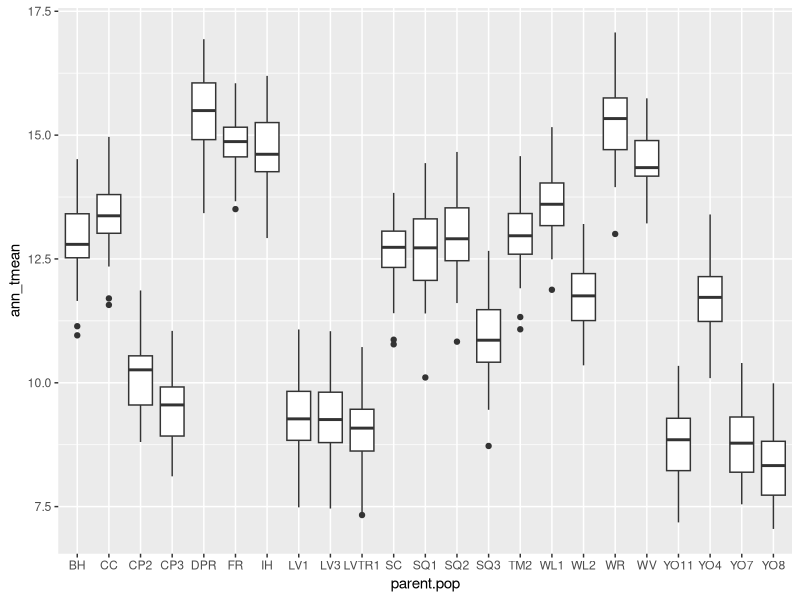
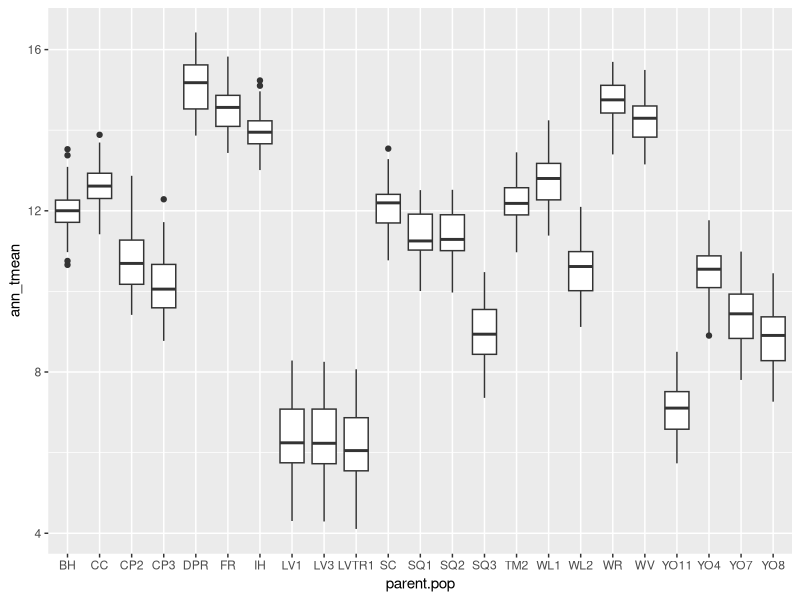
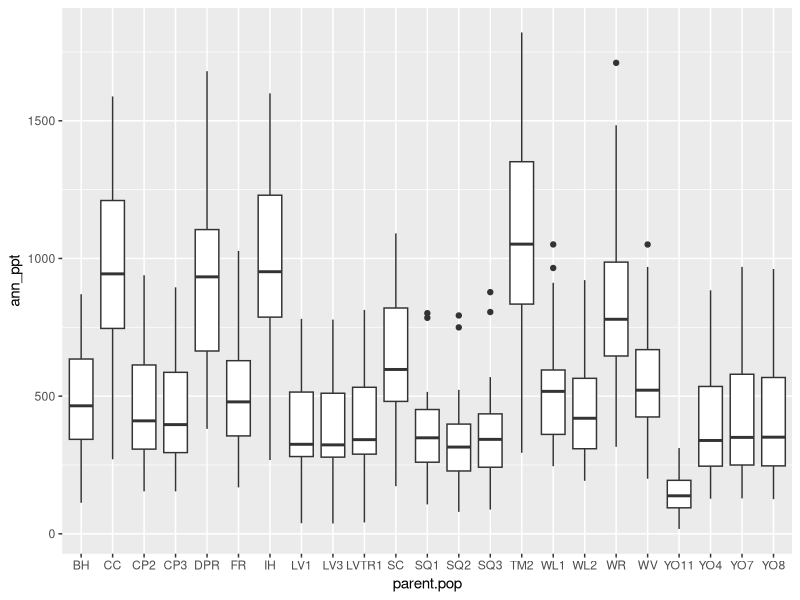
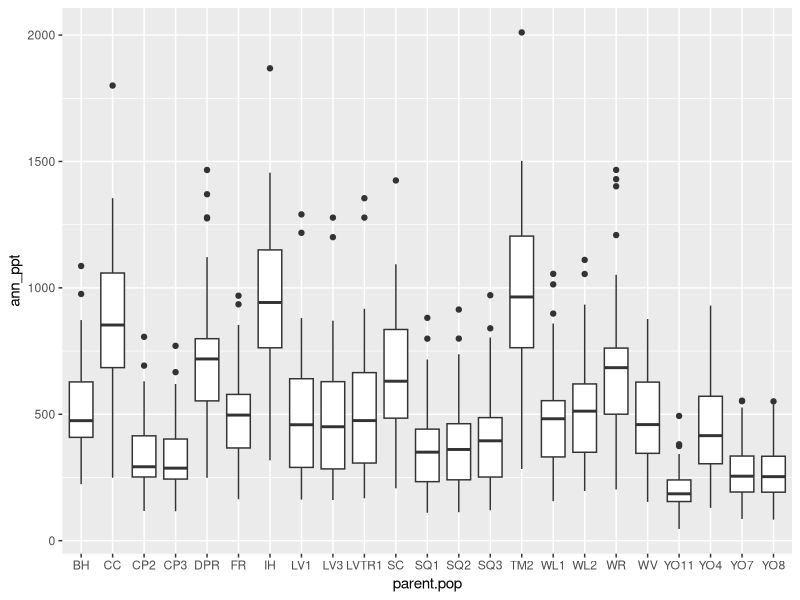
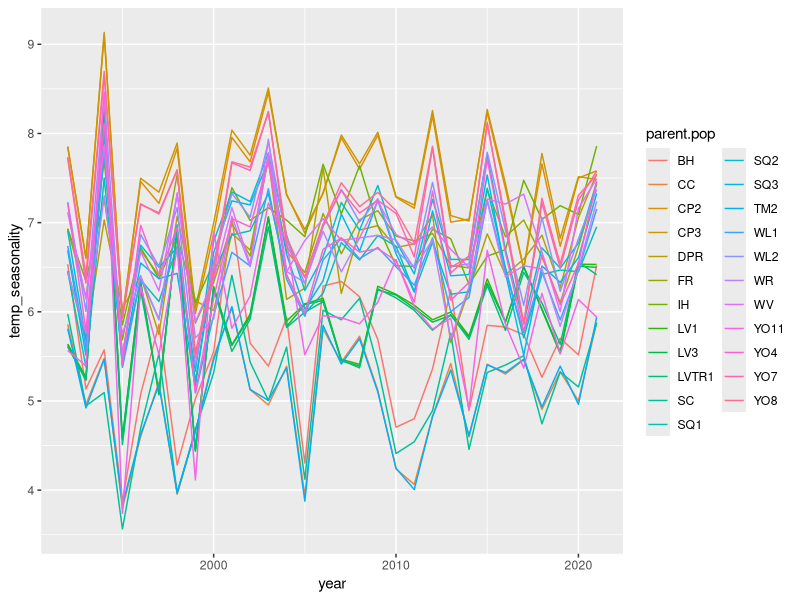
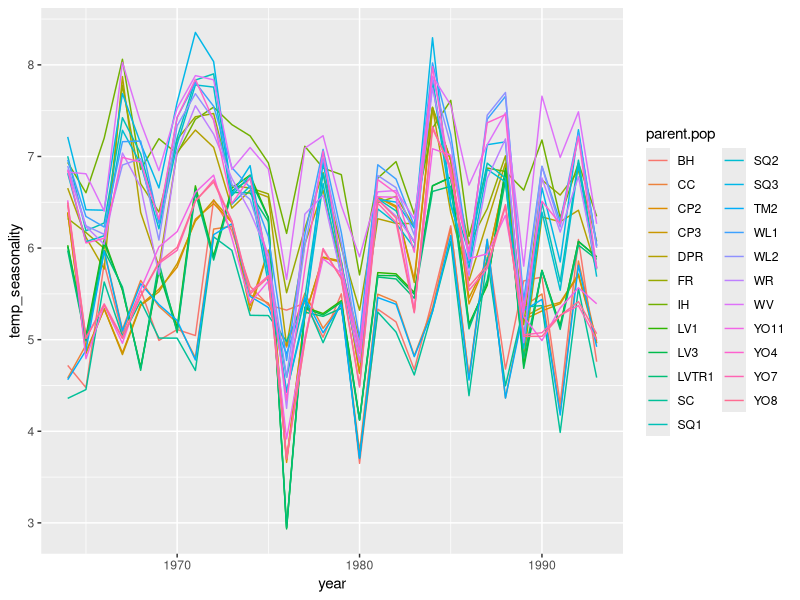
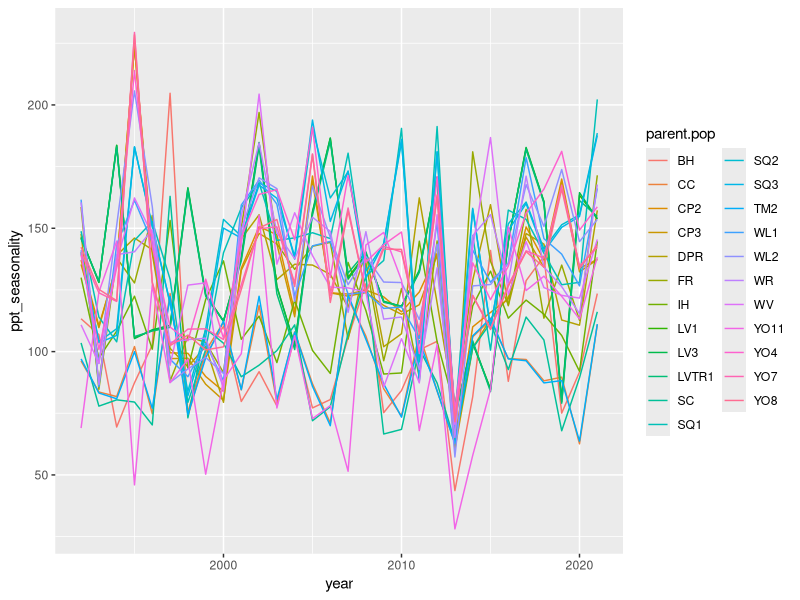
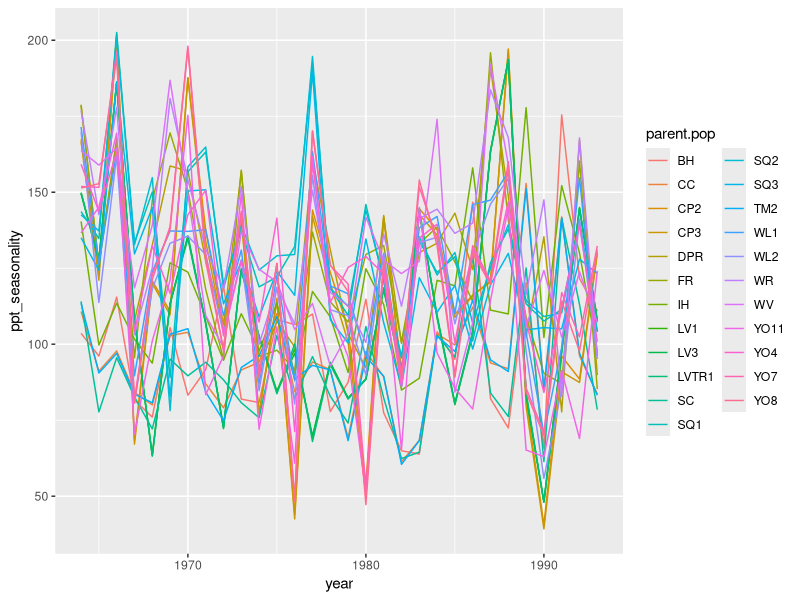

Generate these figures, in order, with R:
## ---- chunk 1
knitr::opts_chunk$set(echo = TRUE)
## ---- chunk 2
library(raster)
library(tidyverse)
library(conflicted)
conflicts_prefer(dplyr::select())
conflicts_prefer(dplyr::filter)
library(ggrepel)
library(cowplot)
library(gridExtra)
library(corrplot) #plotting correlations 
library(rstatix) #performing cor_test

sem <- function(x, na.rm=FALSE) {
  sd(x,na.rm=na.rm)/sqrt(length(na.omit(x)))
} #standard error function 

get_legend<-function(myggplot){
  tmp <- ggplot_gtable(ggplot_build(myggplot))
  leg <- which(sapply(tmp$grobs, function(x) x$name) == "guide-box")
  legend <- tmp$grobs[[leg]]
  return(legend)
} #legend function for grid_arrange

elev_three_palette <- c("#0043F0", "#C9727F", "#F5A540") #colors from Gremer et al 2019
elev_order <- c("High", "Mid", "Low")
## ---- chunk 3
flint_recent_grwseason <- read_csv("../output/Climate/flint_climate_growthseason_recent.csv") %>%
  dplyr::select(month, parent.pop:tmx)
head(flint_recent_grwseason, 12)
flint_recent_grwseason %>% filter(parent.pop=="DPR")

flint_historical_grwseason <- read_csv("../output/Climate/flint_climate_growthseason_historical.csv") %>%
  dplyr::select(month, parent.pop:tmx)
head(flint_historical_grwseason, 12)
## ---- chunk 4
bioclim_recent_meantemp_prep <- flint_recent_grwseason %>% 
  mutate(tavg = (tmn + tmx)/2, t_diurnal = (tmx-tmn))
## ---- chunk 5
recent_wettest_month <- bioclim_recent_meantemp_prep %>%  #there's one wettest month per pop/year
  group_by(parent.pop, elevation.group, elev_m, year) %>% 
  slice_max(ppt)

recent_driest_month <- bioclim_recent_meantemp_prep %>%  #there's more than one driest month for some pops and years 
  group_by(parent.pop, elevation.group, elev_m, year) %>% 
  slice_min(ppt)

recent_warmest_month <- bioclim_recent_meantemp_prep %>% #there's more than one warmest month for 1 pop/year
  group_by(parent.pop, elevation.group, elev_m, year) %>% 
  slice_max(tavg)

recent_coldest_month <- bioclim_recent_meantemp_prep %>% #there's one coldest month per pop/year
  group_by(parent.pop, elevation.group, elev_m, year) %>% 
  slice_min(tavg)
## ---- chunk 6
bioclim_recent_calc <- bioclim_recent_meantemp_prep %>% 
  group_by(parent.pop, elevation.group, elev_m, year) %>% 
  summarise(ann_tmean=mean(tavg),  #Bio1 - Annual Mean Temperature
            mean_diurnal_range=mean(t_diurnal), #Bio2 - Mean Diurnal Range
            temp_seasonality=sd(tavg), #Bio4 - Temperature Seasonality
            temp_ann_range=(max(tmx))-(min(tmn)), #bio7 - temp annual range
            ann_ppt=sum(ppt), #bio12 - annual precip
            ppt_seasonality=cv(ppt+1)) #bio15 - Precipitation Seasonality (+1 to avoid strange CVs for areas where mean rainfaill is < 1)
bioclim_recent_calc
## ---- chunk 7
#bio8 = tmean_wettest_month
bio8_recent <- recent_wettest_month %>% 
  dplyr::select(parent.pop, elevation.group, elev_m, year, tmean_wettest_month=tavg)

#bio9 = tmean_driest_month
bio9_recent <- recent_driest_month %>% 
  group_by(parent.pop, elevation.group, elev_m, year) %>% 
  summarise(tmean_driest_month=mean(tavg)) #taking the average b/c some years where there are multiple driest months 

bio8_9_recent <- full_join(bio8_recent, bio9_recent)

#bio18 = ppt_warmest_month
bio18_recent <- recent_warmest_month %>% 
  group_by(parent.pop, elevation.group, elev_m, year) %>% 
  summarise(ppt_warmest_month=mean(ppt)) #taking the avg b/c more than one warmest month for one pop/year

#bio19 = ppt_coldest_month
bio19_recent <- recent_wettest_month %>% 
  dplyr::select(parent.pop, elevation.group, elev_m, year, ppt_coldest_month=ppt)

bio18_19_recent <- full_join(bio18_recent, bio19_recent)

all_periods_recent <- full_join(bio8_9_recent, bio18_19_recent)
## ---- chunk 8
bioclim_recent <- full_join(bioclim_recent_calc, all_periods_recent)
summary(bioclim_recent)
write_csv(bioclim_recent, "../output/Climate/BioClim_growthseason_Recent.csv")
## ---- chunk 9
bioclim_historical_meantemp_prep <- flint_historical_grwseason %>% 
  mutate(tavg = (tmn + tmx)/2, t_diurnal = (tmx-tmn))
## ---- chunk 10
historical_wettest_month <- bioclim_historical_meantemp_prep %>%  
  group_by(parent.pop, elevation.group, elev_m, year) %>% 
  slice_max(ppt)

historical_driest_month <- bioclim_historical_meantemp_prep %>%  #there's more than one driest month for some pops and years 
  group_by(parent.pop, elevation.group, elev_m, year) %>% 
  slice_min(ppt)

historical_warmest_month <- bioclim_historical_meantemp_prep %>% #there's one warmest month per pop/year
  group_by(parent.pop, elevation.group, elev_m, year) %>% 
  slice_max(tavg)

historical_coldest_month <- bioclim_historical_meantemp_prep %>% #there's one coldest month per pop/year
  group_by(parent.pop, elevation.group, elev_m, year) %>% 
  slice_min(tavg)
## ---- chunk 11
bioclim_historical_calc <- bioclim_historical_meantemp_prep %>% 
  group_by(parent.pop, elevation.group, elev_m, year) %>% 
  summarise(ann_tmean=mean(tavg),  #Bio1 - Annual Mean Temperature
            mean_diurnal_range=mean(t_diurnal), #Bio2 - Mean Diurnal Range
            temp_seasonality=sd(tavg), #Bio4 - Temperature Seasonality
            temp_ann_range=(max(tmx))-(min(tmn)), #bio7 - temp annual range
            ann_ppt=sum(ppt), #bio12 - annual precip
            ppt_seasonality=cv(ppt+1)) #bio15 - Precipitation Seasonality (+1 to avoid strange CVs for areas where mean rainfaill is < 1)
bioclim_historical_calc
## ---- chunk 12
#bio8 = tmean_wettest_month
bio8_historical <- historical_wettest_month %>% 
  dplyr::select(parent.pop, elevation.group, elev_m, year, tmean_wettest_month=tavg)

#bio9 = tmean_driest_month
bio9_historical <- historical_driest_month %>% 
  group_by(parent.pop, elevation.group, elev_m, year) %>% 
  summarise(tmean_driest_month=mean(tavg)) #taking the average b/c some years where there are multiple driest months 

bio8_9_historical <- full_join(bio8_historical, bio9_historical)

#bio18 = ppt_warmest_month
bio18_historical <- historical_warmest_month %>% 
  dplyr::select(parent.pop, elevation.group, elev_m, year, ppt_warmest_month=ppt)

#bio19 = ppt_coldest_month
bio19_historical <- historical_wettest_month %>% 
  dplyr::select(parent.pop, elevation.group, elev_m, year, ppt_coldest_month=ppt)

bio18_19_historical <- full_join(bio18_historical, bio19_historical)

all_periods_historical <- full_join(bio8_9_historical, bio18_19_historical)
## ---- chunk 13
bioclim_historical <- full_join(bioclim_historical_calc, all_periods_historical)
summary(bioclim_historical)
write_csv(bioclim_historical, "../output/Climate/BioClim_growthseason_Historical.csv")
## ---- chunk 14
bioclim_recent %>% ggplot(aes(x=parent.pop, y=ann_tmean)) + geom_boxplot()
bioclim_historical %>% ggplot(aes(x=parent.pop, y=ann_tmean)) + geom_boxplot()

bioclim_recent %>% ggplot(aes(x=parent.pop, y=ann_ppt)) + geom_boxplot() #seemingly more variation in ppt across years than temperature 
bioclim_historical %>% ggplot(aes(x=parent.pop, y=ann_ppt)) + geom_boxplot()

bioclim_recent %>% ggplot(aes(x=year, y=temp_seasonality, group=parent.pop, color=parent.pop)) + geom_line()
bioclim_historical %>% ggplot(aes(x=year, y=temp_seasonality, group=parent.pop, color=parent.pop)) + geom_line()

bioclim_recent %>% ggplot(aes(x=year, y=ppt_seasonality, group=parent.pop, color=parent.pop)) + geom_line()
bioclim_historical %>% ggplot(aes(x=year, y=ppt_seasonality, group=parent.pop, color=parent.pop)) + geom_line()
## ---- chunk 15
bioclim_recent_avgs <- bioclim_recent %>% group_by(parent.pop, elevation.group, elev_m) %>%
  summarise_at(c("ann_tmean", "mean_diurnal_range", "temp_seasonality", "temp_ann_range", "tmean_wettest_month", "tmean_driest_month", "ann_ppt", "ppt_seasonality","ppt_warmest_month", "ppt_coldest_month"), c(mean, sem), na.rm = TRUE) 
names(bioclim_recent_avgs) <- gsub("fn2", "sem", colnames(bioclim_recent_avgs))
names(bioclim_recent_avgs) <-gsub("fn1", "avg", colnames(bioclim_recent_avgs))
bioclim_recent_avgs
#write_csv(bioclim_recent_avgs, "../output/Climate/growthseason_BioClimAvgs_Recent.csv")

bioclim_recent_avgs %>% ggplot(aes(x=fct_reorder(parent.pop, ann_tmean_avg), y=ann_tmean_avg, fill=elev_m)) + 
  geom_col(width = 0.7,position = position_dodge(0.75)) + 
  geom_errorbar(aes(ymin=ann_tmean_avg-ann_tmean_sem,ymax=ann_tmean_avg+ann_tmean_sem),width=.2, position = position_dodge(0.75)) +
  scale_y_continuous(expand = c(0, 0)) +
  scale_fill_gradient(low = "#F5A540", high = "#0043F0") +
  labs(fill="Elevation (m)", y="Avg Annual Mean Temp", x="Population", title ="Recent Climate - Growth Season") +
  theme_classic() +
  theme(text=element_text(size=25), axis.text.x = element_text(angle = 45,  hjust = 1))
ggsave("../output/Climate/growthseason_AnnMeanTmp_RecentClim.png", width = 12, height = 6, units = "in")

bioclim_recent_avgs %>% ggplot(aes(x=fct_reorder(parent.pop, mean_diurnal_range_avg), y=mean_diurnal_range_avg, fill=elev_m)) + 
  geom_col(width = 0.7,position = position_dodge(0.75)) + 
  geom_errorbar(aes(ymin=mean_diurnal_range_avg-mean_diurnal_range_sem,ymax=mean_diurnal_range_avg+mean_diurnal_range_sem),width=.2, position = position_dodge(0.75)) +
  scale_y_continuous(expand = c(0, 0)) +
  scale_fill_gradient(low = "#F5A540", high = "#0043F0") +
  labs(fill="Elevation (m)", y="Avg Diurnal Range", x="Population", title ="Recent Climate - Growth Season") +
  theme_classic() +
  theme(text=element_text(size=25), axis.text.x = element_text(angle = 45,  hjust = 1))
ggsave("../output/Climate/growthseason_DiurnalRange_RecentClim.png", width = 12, height = 6, units = "in")

bioclim_recent_avgs %>% ggplot(aes(x=fct_reorder(parent.pop, temp_seasonality_avg), y=temp_seasonality_avg, fill=elev_m)) + 
  geom_col(width = 0.7,position = position_dodge(0.75)) + 
  geom_errorbar(aes(ymin=temp_seasonality_avg-temp_seasonality_sem,ymax=temp_seasonality_avg+temp_seasonality_sem),width=.2, position = position_dodge(0.75)) +
  scale_y_continuous(expand = c(0, 0)) +
  scale_fill_gradient(low = "#F5A540", high = "#0043F0") +
  labs(fill="Elevation (m)",  x="Population", title ="Recent Climate - Growth Season") +
  theme_classic() +
  theme(text=element_text(size=25), axis.text.x = element_text(angle = 45,  hjust = 1))
ggsave("../output/Climate/growthseason_TempSeasonality_RecentClim.png", width = 12, height = 6, units = "in")

bioclim_recent_avgs %>% ggplot(aes(x=fct_reorder(parent.pop, temp_ann_range_avg), y=temp_ann_range_avg, fill=elev_m)) + 
  geom_col(width = 0.7,position = position_dodge(0.75)) + 
  geom_errorbar(aes(ymin=temp_ann_range_avg-temp_ann_range_sem,ymax=temp_ann_range_avg+temp_ann_range_sem),width=.2, position = position_dodge(0.75)) +
  scale_y_continuous(expand = c(0, 0)) +
  scale_fill_gradient(low = "#F5A540", high = "#0043F0") +
  labs(fill="Elevation (m)",  x="Population", title ="Recent Climate - Growth Season") +
  theme_classic() +
  theme(text=element_text(size=25), axis.text.x = element_text(angle = 45,  hjust = 1))
ggsave("../output/Climate/growthseason_AnnTmpRange_RecentClim.png", width = 12, height = 6, units = "in")

bioclim_recent_avgs %>% ggplot(aes(x=fct_reorder(parent.pop, tmean_wettest_month_avg), y=tmean_wettest_month_avg, fill=elev_m)) + 
  geom_col(width = 0.7,position = position_dodge(0.75)) + 
  geom_errorbar(aes(ymin=tmean_wettest_month_avg-tmean_wettest_month_sem,ymax=tmean_wettest_month_avg+tmean_wettest_month_sem),width=.2, position = position_dodge(0.75)) +
  scale_y_continuous(expand = c(0, 0)) +
  scale_fill_gradient(low = "#F5A540", high = "#0043F0") +
  labs(fill="Elevation (m)",  x="Population", title ="Recent Climate - Growth Season") +
  theme_classic() +
  theme(text=element_text(size=25), axis.text.x = element_text(angle = 45,  hjust = 1))
ggsave("../output/Climate/growthseason_TmpMeanWet_RecentClim.png", width = 12, height = 6, units = "in")

bioclim_recent_avgs %>% ggplot(aes(x=fct_reorder(parent.pop, tmean_driest_month_avg), y=tmean_driest_month_avg, fill=elev_m)) + 
  geom_col(width = 0.7,position = position_dodge(0.75)) + 
  geom_errorbar(aes(ymin=tmean_driest_month_avg-tmean_driest_month_sem,ymax=tmean_driest_month_avg+tmean_driest_month_sem),width=.2, position = position_dodge(0.75)) +
  scale_y_continuous(expand = c(0, 0)) +
  scale_fill_gradient(low = "#F5A540", high = "#0043F0") +
  labs(fill="Elevation (m)",  x="Population", title ="Recent Climate - Growth Season") +
  theme_classic() +
  theme(text=element_text(size=25), axis.text.x = element_text(angle = 45,  hjust = 1))
ggsave("../output/Climate/growthseason_TmpMeanDry_RecentClim.png", width = 12, height = 6, units = "in")

bioclim_recent_avgs %>% ggplot(aes(x=fct_reorder(parent.pop, ann_ppt_avg), y=ann_ppt_avg, fill=elev_m)) + 
  geom_col(width = 0.7,position = position_dodge(0.75)) + 
  geom_errorbar(aes(ymin=ann_ppt_avg-ann_ppt_sem,ymax=ann_ppt_avg+ann_ppt_sem),width=.2, position = position_dodge(0.75)) +
  scale_y_continuous(expand = c(0, 0)) +
  scale_fill_gradient(low = "#F5A540", high = "#0043F0") +
  labs(fill="Elevation (m)",  x="Population", title ="Recent Climate - Growth Season") +
  theme_classic() +
  theme(text=element_text(size=25), axis.text.x = element_text(angle = 45,  hjust = 1))
ggsave("../output/Climate/growthseason_AnnPPT_RecentClim.png", width = 12, height = 6, units = "in")

bioclim_recent_avgs %>% ggplot(aes(x=fct_reorder(parent.pop, ppt_seasonality_avg), y=ppt_seasonality_avg, fill=elev_m)) + 
  geom_col(width = 0.7,position = position_dodge(0.75)) + 
  geom_errorbar(aes(ymin=ppt_seasonality_avg-ppt_seasonality_sem,ymax=ppt_seasonality_avg+ppt_seasonality_sem),width=.2, position = position_dodge(0.75)) +
  scale_y_continuous(expand = c(0, 0)) +
  scale_fill_gradient(low = "#F5A540", high = "#0043F0") +
  labs(fill="Elevation (m)",  x="Population", title ="Recent Climate - Growth Season") +
  theme_classic() +
  theme(text=element_text(size=25), axis.text.x = element_text(angle = 45,  hjust = 1))
ggsave("../output/Climate/growthseason_PPTSeasonality_RecentClim.png", width = 12, height = 6, units = "in")

bioclim_recent_avgs %>% ggplot(aes(x=fct_reorder(parent.pop, ppt_warmest_month_avg), y=ppt_warmest_month_avg, fill=elev_m)) + 
  geom_col(width = 0.7,position = position_dodge(0.75)) + 
  geom_errorbar(aes(ymin=ppt_warmest_month_avg-ppt_warmest_month_sem,ymax=ppt_warmest_month_avg+ppt_warmest_month_sem),width=.2, position = position_dodge(0.75)) +
  scale_y_continuous(expand = c(0, 0)) +
  scale_fill_gradient(low = "#F5A540", high = "#0043F0") +
  labs(fill="Elevation (m)",  x="Population", title ="Recent Climate - Growth Season") +
  theme_classic() +
  theme(text=element_text(size=25), axis.text.x = element_text(angle = 45,  hjust = 1))
ggsave("../output/Climate/growthseason_PPTWarm_RecentClim.png", width = 12, height = 6, units = "in")

bioclim_recent_avgs %>% ggplot(aes(x=fct_reorder(parent.pop, ppt_coldest_month_avg), y=ppt_coldest_month_avg, fill=elev_m)) + 
  geom_col(width = 0.7,position = position_dodge(0.75)) + 
  geom_errorbar(aes(ymin=ppt_coldest_month_avg-ppt_coldest_month_sem,ymax=ppt_coldest_month_avg+ppt_coldest_month_sem),width=.2, position = position_dodge(0.75)) +
  scale_y_continuous(expand = c(0, 0)) +
  scale_fill_gradient(low = "#F5A540", high = "#0043F0") +
  labs(fill="Elevation (m)",  x="Population", title ="Recent Climate - Growth Season") +
  theme_classic() +
  theme(text=element_text(size=25), axis.text.x = element_text(angle = 45,  hjust = 1))
ggsave("../output/Climate/growthseason_PPTCold_RecentClim.png", width = 12, height = 6, units = "in")
## ---- chunk 16
names(bioclim_historical)
bioclim_historical_avgs <- bioclim_historical %>% group_by(parent.pop, elevation.group, elev_m) %>%
  summarise_at(c("ann_tmean", "mean_diurnal_range", "temp_seasonality", "temp_ann_range", "tmean_wettest_month", "tmean_driest_month", "ann_ppt", "ppt_seasonality","ppt_warmest_month", "ppt_coldest_month"), c(mean, sem), na.rm = TRUE) 
names(bioclim_historical_avgs) <- gsub("fn2", "sem", colnames(bioclim_historical_avgs))
names(bioclim_historical_avgs) <-gsub("fn1", "avg", colnames(bioclim_historical_avgs))
bioclim_historical_avgs
#write_csv(bioclim_historical_avgs, "../output/Climate/growthseason_BioClimAvgs_Historical.csv")

bioclim_historical_avgs %>% ggplot(aes(x=fct_reorder(parent.pop, ann_tmean_avg), y=ann_tmean_avg, fill=elev_m)) + 
  geom_col(width = 0.7,position = position_dodge(0.75)) + 
  geom_errorbar(aes(ymin=ann_tmean_avg-ann_tmean_sem,ymax=ann_tmean_avg+ann_tmean_sem),width=.2, position = position_dodge(0.75)) +
  scale_y_continuous(expand = c(0, 0)) +
  scale_fill_gradient(low = "#F5A540", high = "#0043F0") +
  labs(fill="Elevation (m)", y="Avg Annual Mean Temp", x="Population", title ="Historical Climate - Growth Season") +
  theme_classic() +
  theme(text=element_text(size=25), axis.text.x = element_text(angle = 45,  hjust = 1))
ggsave("../output/Climate/growthseason_AnnMeanTmp_HistoricalClim.png", width = 12, height = 6, units = "in")

bioclim_historical_avgs %>% ggplot(aes(x=fct_reorder(parent.pop, mean_diurnal_range_avg), y=mean_diurnal_range_avg, fill=elev_m)) + 
  geom_col(width = 0.7,position = position_dodge(0.75)) + 
  geom_errorbar(aes(ymin=mean_diurnal_range_avg-mean_diurnal_range_sem,ymax=mean_diurnal_range_avg+mean_diurnal_range_sem),width=.2, position = position_dodge(0.75)) +
  scale_y_continuous(expand = c(0, 0)) +
  scale_fill_gradient(low = "#F5A540", high = "#0043F0") +
  labs(fill="Elevation (m)", y="Avg Diurnal Range", x="Population", title ="Historical Climate - Growth Season") +
  theme_classic() +
  theme(text=element_text(size=25), axis.text.x = element_text(angle = 45,  hjust = 1))
ggsave("../output/Climate/growthseason_DiurnalRange_HistoricalClim.png", width = 12, height = 6, units = "in")

bioclim_historical_avgs %>% ggplot(aes(x=fct_reorder(parent.pop, temp_seasonality_avg), y=temp_seasonality_avg, fill=elev_m)) + 
  geom_col(width = 0.7,position = position_dodge(0.75)) + 
  geom_errorbar(aes(ymin=temp_seasonality_avg-temp_seasonality_sem,ymax=temp_seasonality_avg+temp_seasonality_sem),width=.2, position = position_dodge(0.75)) +
  scale_y_continuous(expand = c(0, 0)) +
  scale_fill_gradient(low = "#F5A540", high = "#0043F0") +
  labs(fill="Elevation (m)",  x="Population", title ="Historical Climate - Growth Season") +
  theme_classic() +
  theme(text=element_text(size=25), axis.text.x = element_text(angle = 45,  hjust = 1))
ggsave("../output/Climate/growthseason_TempSeasonality_HistoricalClim.png", width = 12, height = 6, units = "in")

bioclim_historical_avgs %>% ggplot(aes(x=fct_reorder(parent.pop, temp_ann_range_avg), y=temp_ann_range_avg, fill=elev_m)) + 
  geom_col(width = 0.7,position = position_dodge(0.75)) + 
  geom_errorbar(aes(ymin=temp_ann_range_avg-temp_ann_range_sem,ymax=temp_ann_range_avg+temp_ann_range_sem),width=.2, position = position_dodge(0.75)) +
  scale_y_continuous(expand = c(0, 0)) +
  scale_fill_gradient(low = "#F5A540", high = "#0043F0") +
  labs(fill="Elevation (m)",  x="Population", title ="Historical Climate - Growth Season") +
  theme_classic() +
  theme(text=element_text(size=25), axis.text.x = element_text(angle = 45,  hjust = 1))
ggsave("../output/Climate/growthseason_AnnTmpRange_HistoricalClim.png", width = 12, height = 6, units = "in")

bioclim_historical_avgs %>% ggplot(aes(x=fct_reorder(parent.pop, tmean_wettest_month_avg), y=tmean_wettest_month_avg, fill=elev_m)) + 
  geom_col(width = 0.7,position = position_dodge(0.75)) + 
  geom_errorbar(aes(ymin=tmean_wettest_month_avg-tmean_wettest_month_sem,ymax=tmean_wettest_month_avg+tmean_wettest_month_sem),width=.2, position = position_dodge(0.75)) +
  scale_y_continuous(expand = c(0, 0)) +
  scale_fill_gradient(low = "#F5A540", high = "#0043F0") +
  labs(fill="Elevation (m)",  x="Population", title ="Historical Climate - Growth Season") +
  theme_classic() +
  theme(text=element_text(size=25), axis.text.x = element_text(angle = 45,  hjust = 1))
ggsave("../output/Climate/growthseason_TmpMeanWet_HistoricalClim.png", width = 12, height = 6, units = "in")

bioclim_historical_avgs %>% ggplot(aes(x=fct_reorder(parent.pop, tmean_driest_month_avg), y=tmean_driest_month_avg, fill=elev_m)) + 
  geom_col(width = 0.7,position = position_dodge(0.75)) + 
  geom_errorbar(aes(ymin=tmean_driest_month_avg-tmean_driest_month_sem,ymax=tmean_driest_month_avg+tmean_driest_month_sem),width=.2, position = position_dodge(0.75)) +
  scale_y_continuous(expand = c(0, 0)) +
  scale_fill_gradient(low = "#F5A540", high = "#0043F0") +
  labs(fill="Elevation (m)",  x="Population", title ="Historical Climate - Growth Season") +
  theme_classic() +
  theme(text=element_text(size=25), axis.text.x = element_text(angle = 45,  hjust = 1))
ggsave("../output/Climate/growthseason_TmpMeanDry_HistoricalClim.png", width = 12, height = 6, units = "in")

bioclim_historical_avgs %>% ggplot(aes(x=fct_reorder(parent.pop, ann_ppt_avg), y=ann_ppt_avg, fill=elev_m)) + 
  geom_col(width = 0.7,position = position_dodge(0.75)) + 
  geom_errorbar(aes(ymin=ann_ppt_avg-ann_ppt_sem,ymax=ann_ppt_avg+ann_ppt_sem),width=.2, position = position_dodge(0.75)) +
  scale_y_continuous(expand = c(0, 0)) +
  scale_fill_gradient(low = "#F5A540", high = "#0043F0") +
  labs(fill="Elevation (m)",  x="Population", title ="Historical Climate - Growth Season") +
  theme_classic() +
  theme(text=element_text(size=25), axis.text.x = element_text(angle = 45,  hjust = 1))
ggsave("../output/Climate/growthseason_AnnPPT_HistoricalClim.png", width = 12, height = 6, units = "in")

bioclim_historical_avgs %>% ggplot(aes(x=fct_reorder(parent.pop, ppt_seasonality_avg), y=ppt_seasonality_avg, fill=elev_m)) + 
  geom_col(width = 0.7,position = position_dodge(0.75)) + 
  geom_errorbar(aes(ymin=ppt_seasonality_avg-ppt_seasonality_sem,ymax=ppt_seasonality_avg+ppt_seasonality_sem),width=.2, position = position_dodge(0.75)) +
  scale_y_continuous(expand = c(0, 0)) +
  scale_fill_gradient(low = "#F5A540", high = "#0043F0") +
  labs(fill="Elevation (m)",  x="Population", title ="Historical Climate - Growth Season") +
  theme_classic() +
  theme(text=element_text(size=25), axis.text.x = element_text(angle = 45,  hjust = 1))
ggsave("../output/Climate/growthseason_PPTSeasonality_HistoricalClim.png", width = 12, height = 6, units = "in")

bioclim_historical_avgs %>% ggplot(aes(x=fct_reorder(parent.pop, ppt_warmest_month_avg), y=ppt_warmest_month_avg, fill=elev_m)) + 
  geom_col(width = 0.7,position = position_dodge(0.75)) + 
  geom_errorbar(aes(ymin=ppt_warmest_month_avg-ppt_warmest_month_sem,ymax=ppt_warmest_month_avg+ppt_warmest_month_sem),width=.2, position = position_dodge(0.75)) +
  scale_y_continuous(expand = c(0, 0)) +
  scale_fill_gradient(low = "#F5A540", high = "#0043F0") +
  labs(fill="Elevation (m)",  x="Population", title ="Historical Climate - Growth Season") +
  theme_classic() +
  theme(text=element_text(size=25), axis.text.x = element_text(angle = 45,  hjust = 1))
ggsave("../output/Climate/growthseason_PPTWarm_HistoricalClim.png", width = 12, height = 6, units = "in")

bioclim_historical_avgs %>% ggplot(aes(x=fct_reorder(parent.pop, ppt_coldest_month_avg), y=ppt_coldest_month_avg, fill=elev_m)) + 
  geom_col(width = 0.7,position = position_dodge(0.75)) + 
  geom_errorbar(aes(ymin=ppt_coldest_month_avg-ppt_coldest_month_sem,ymax=ppt_coldest_month_avg+ppt_coldest_month_sem),width=.2, position = position_dodge(0.75)) +
  scale_y_continuous(expand = c(0, 0)) +
  scale_fill_gradient(low = "#F5A540", high = "#0043F0") +
  labs(fill="Elevation (m)",  x="Population", title ="Historical Climate - Growth Season") +
  theme_classic() +
  theme(text=element_text(size=25), axis.text.x = element_text(angle = 45,  hjust = 1))
ggsave("../output/Climate/growthseason_PPTCold_HistoricalClim.png", width = 12, height = 6, units = "in")
## ---- chunk 17
names(bioclim_recent)
bioclim_recent <- tibble(bioclim_recent)
bioclim_recent %>% cor_test(ann_tmean:ppt_coldest_month, method = "pearson")
recent_cor_bioclim_mat <- bioclim_recent %>% dplyr::select(ann_tmean:ppt_coldest_month) %>% cor_mat()
recent_cor_bioclim_mat

recent_cor_bioclim = bioclim_recent %>% dplyr::select(ann_tmean:ppt_coldest_month) %>% cor()
file_path= "../output/Climate/BioClim_RecentClim_Cors.png"
png(width = 12, height = 6, res= 300, units = "in", file=file_path, type = "cairo")
corrplot(recent_cor_bioclim)
dev.off()

bioclim_historical <- tibble(bioclim_historical)
bioclim_historical %>% cor_test(ann_tmean:ppt_coldest_month, method = "pearson")
historical_cor_bioclim_mat <- bioclim_historical %>% dplyr::select(ann_tmean:ppt_coldest_month) %>% cor_mat()
historical_cor_bioclim_mat

historical_cor_bioclim = bioclim_historical %>% dplyr::select(ann_tmean:ppt_coldest_month) %>% cor()
file_path= "../output/Climate/BioClim_HistoricalClim_Cors.png"
png(width = 12, height = 6, res= 300, units = "in", file=file_path, type = "cairo")
corrplot(historical_cor_bioclim)
dev.off()
